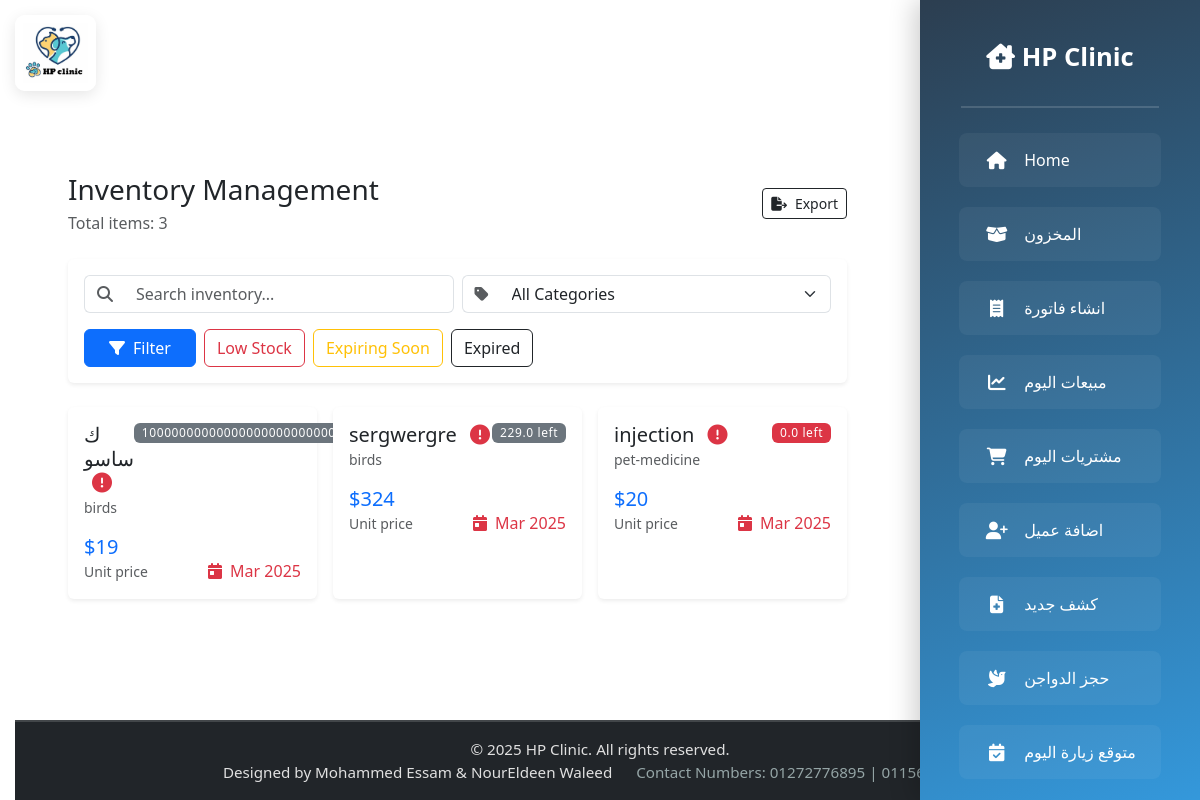
/prices/ (signed in), run on an earlier commit of the app's database.
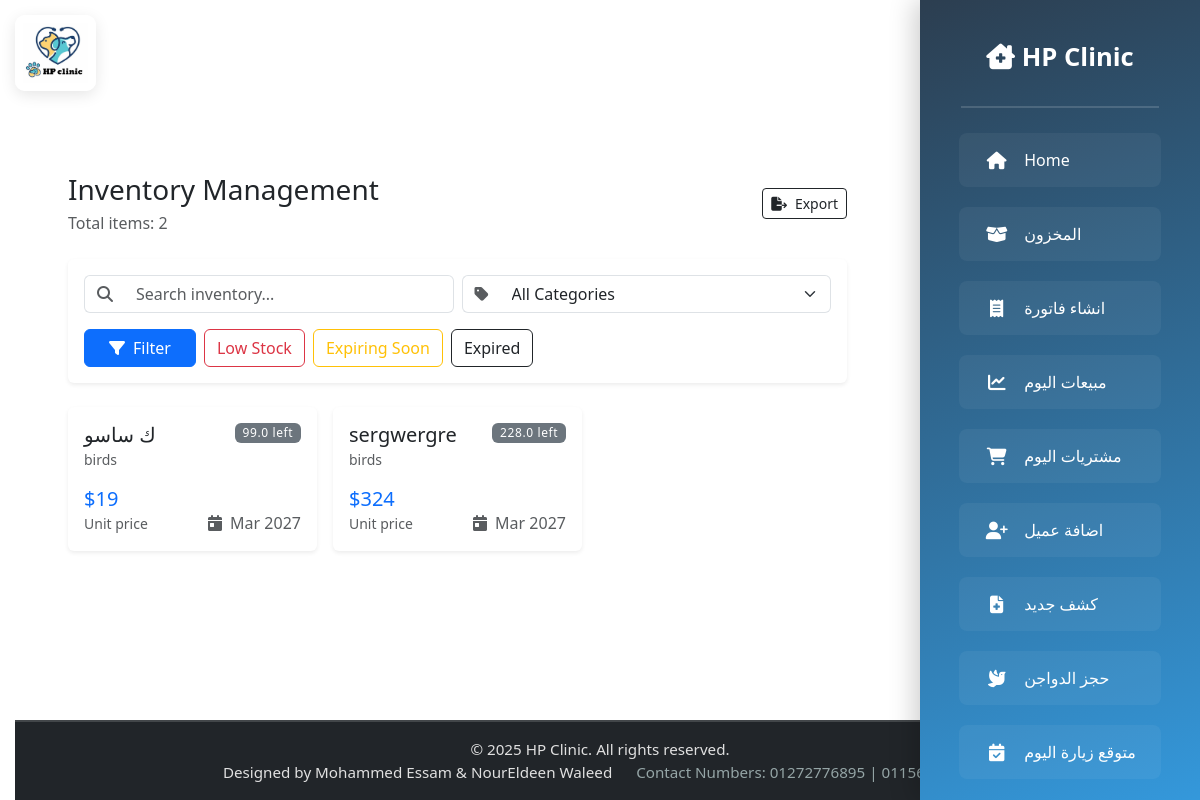
And on a later commit of the database.
### prices/models.py (models this page shows, shortened)
class Item(models.Model):
    name = models.CharField(max_length=100)
    category = models.ForeignKey(Category, on_delete=models.CASCADE)
    price = models.IntegerField()
    quantity = models.FloatField()  # Changed to FloatField
    exp = models.DateField(default=datetime.date.today, null=True, blank=True)
    is_deleted = models.BooleanField(default=False)

class Category(models.Model):
    name = models.CharField(max_length=100, unique=True)

### vetlogin/views.py (the view, shortened to what this page needs)
# urls.py: path('prices/', views.prices, name='prices'),
@login_required
def prices(request):
    query = request.GET.get('search', '')
    query_category = request.GET.get('category', '')
    low_stock = request.GET.get('low_stock', '')
    sort_exp = request.GET.get('sort_exp', '')
    show_expired = request.GET.get('show_expired', '')
    today = now().date()  # Get today's date
    items = Item.objects.filter(is_deleted=False)
    if query:
        items = items.filter(name__icontains=query)
    if query_category:
        items = items.filter(category__name=query_category)
    if low_stock:
        items = items.filter(quantity__lt=5)
    if sort_exp:
        items = items.order_by('exp')
    if show_expired:
        items = items.filter(exp__lt=today)  # Filter only expired items
    categories = Category.objects.all()
    return render(request, 'pricespage/prices.html', {
        'items': items,
        'query': query,
        'query_category': query_category,
        'categories': categories,
        'today': today  # Send today's date to the template
    })

### templates/pricespage/prices.html (shortened to what the changed rows need)
{% extends 'base.html' %}
{% load static %}
{% block content %}
<div class="container-lg px-3 py-4">
    <div class="d-flex align-items-center justify-content-between mb-4">
        <div>
            <h1 class="h3 mb-1">Inventory Management</h1>
            <p class="text-muted mb-0">Total items: {{ items|length }}</p>
        </div>
    </div>
    <div class="row g-3" id="items-grid">
        {% if items %}
            {% for item in items %}
            <div class="col-12 col-md-6 col-lg-4">
                <div class="card h-100 shadow-sm border-0 {% if item.exp and item.exp < today %}expired-item{% endif %}">
                    <div class="card-body p-3">
                        <div class="d-flex justify-content-between align-items-start mb-2">
                            <div>
                                <h5 class="mb-0">
                                    {{ item.name }}
                                    {% if item.exp and item.exp < today %}
                                    <i class="fas fa-exclamation-circle text-danger ms-2"></i>
                                    {% endif %}
                                </h5>
                                <small class="text-muted">{{ item.category.name }}</small>
                            </div>
                            <span class="badge {% if item.quantity < 5 %}bg-danger{% else %}bg-secondary{% endif %}">
                                {{ item.quantity }} left
                            </span>
                        </div>
                        <div class="d-flex justify-content-between align-items-end mt-3">
                            <div>
                                <div class="h5 mb-0 text-primary">${{ item.price }}</div>
                                <small class="text-muted">Unit price</small>
                            </div>
                            <div class="text-end">
                                {% if item.exp %}
                                <div class="text-sm {% if item.exp < today %}text-danger{% else %}text-muted{% endif %}">
                                    <i class="fas fa-calendar-day me-1"></i>
                                    {{ item.exp|date:"M Y" }}
                                </div>
                                {% else %}
                                <div class="text-muted">No expiry</div>
                                {% endif %}
                            </div>
                        </div>
                    </div>
                </div>
            </div>
            {% endfor %}
        {% endif %}
    </div>
</div>
{% endblock %}

What changed in the data, as far as the page shows it:
no longer on this page (row edited): Item: name "injection", category.name "pet-medicine", quantity "0.0", price "20", exp "Mar 2025"
changed Item "ك ساسو": quantity "1000000000000000000000000000" → "99.0"; exp "Mar 2025" → "Mar 2027"; now shows "left"
changed Item "sergwergre": quantity "229.0" → "228.0"; exp "Mar 2025" → "Mar 2027"
Also different on the page:
{{ items|length }}: "3" → "2"
